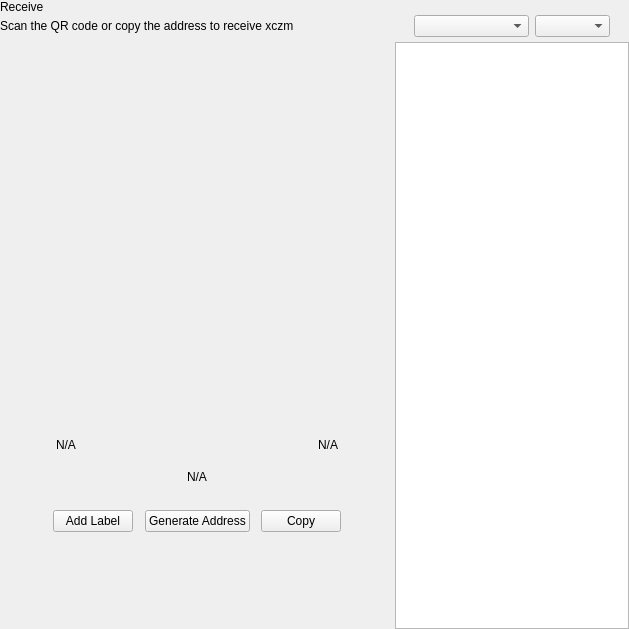
<?xml version="1.0" encoding="UTF-8"?>
<ui version="4.0">
 <class>ReceiveWidget</class>
 <widget class="QWidget" name="ReceiveWidget">
  <property name="geometry">
   <rect>
    <x>0</x>
    <y>0</y>
    <width>629</width>
    <height>629</height>
   </rect>
  </property>
  <property name="minimumSize">
   <size>
    <width>0</width>
    <height>0</height>
   </size>
  </property>
  <property name="windowTitle">
   <string>Form</string>
  </property>
  <layout class="QHBoxLayout" name="horizontalLayout_2" stretch="2,1">
   <property name="spacing">
    <number>0</number>
   </property>
   <property name="leftMargin">
    <number>0</number>
   </property>
   <property name="topMargin">
    <number>0</number>
   </property>
   <property name="rightMargin">
    <number>0</number>
   </property>
   <property name="bottomMargin">
    <number>0</number>
   </property>
   <item>
    <widget class="QWidget" name="left" native="true">
     <layout class="QVBoxLayout" name="verticalLayout_3">
      <property name="leftMargin">
       <number>0</number>
      </property>
      <property name="topMargin">
       <number>0</number>
      </property>
      <property name="rightMargin">
       <number>0</number>
      </property>
      <property name="bottomMargin">
       <number>0</number>
      </property>
      <item>
       <layout class="QVBoxLayout" name="verticalLayout_2">
        <property name="spacing">
         <number>0</number>
        </property>
        <property name="leftMargin">
         <number>0</number>
        </property>
        <item>
         <layout class="QHBoxLayout" name="horizontalLayout_3">
          <property name="spacing">
           <number>0</number>
          </property>
          <item>
           <layout class="QVBoxLayout" name="verticalLayout_4">
            <property name="spacing">
             <number>5</number>
            </property>
            <item>
             <widget class="QLabel" name="labelTitle">
              <property name="text">
               <string>Receive</string>
              </property>
             </widget>
            </item>
            <item alignment="Qt::AlignTop">
             <widget class="QLabel" name="labelSubtitle1">
              <property name="text">
               <string>Scan the QR code or copy the address to receive xczm</string>
              </property>
             </widget>
            </item>
           </layout>
          </item>
          <item>
           <spacer name="horizontalSpacer">
            <property name="orientation">
             <enum>Qt::Horizontal</enum>
            </property>
            <property name="sizeHint" stdset="0">
             <size>
              <width>40</width>
              <height>20</height>
             </size>
            </property>
           </spacer>
          </item>
         </layout>
        </item>
        <item>
         <spacer name="verticalSpacer_2">
          <property name="orientation">
           <enum>Qt::Vertical</enum>
          </property>
          <property name="sizeType">
           <enum>QSizePolicy::Expanding</enum>
          </property>
          <property name="sizeHint" stdset="0">
           <size>
            <width>20</width>
            <height>50</height>
           </size>
          </property>
         </spacer>
        </item>
        <item alignment="Qt::AlignHCenter">
         <widget class="QWidget" name="layoutQR" native="true">
          <property name="maximumSize">
           <size>
            <width>510</width>
            <height>16777215</height>
           </size>
          </property>
          <layout class="QVBoxLayout" name="verticalLayoutQr">
           <item>
            <spacer name="verticalSpacer11">
             <property name="orientation">
              <enum>Qt::Vertical</enum>
             </property>
             <property name="sizeType">
              <enum>QSizePolicy::Fixed</enum>
             </property>
             <property name="sizeHint" stdset="0">
              <size>
               <width>20</width>
               <height>20</height>
              </size>
             </property>
            </spacer>
           </item>
           <item alignment="Qt::AlignHCenter">
            <widget class="QLabel" name="labelQrImg">
             <property name="minimumSize">
              <size>
               <width>260</width>
               <height>260</height>
              </size>
             </property>
             <property name="maximumSize">
              <size>
               <width>260</width>
               <height>260</height>
              </size>
             </property>
             <property name="text">
              <string/>
             </property>
             <property name="alignment">
              <set>Qt::AlignCenter</set>
             </property>
            </widget>
           </item>
           <item>
            <spacer name="verticalSpacer_21">
             <property name="orientation">
              <enum>Qt::Vertical</enum>
             </property>
             <property name="sizeType">
              <enum>QSizePolicy::Fixed</enum>
             </property>
             <property name="sizeHint" stdset="0">
              <size>
               <width>20</width>
               <height>30</height>
              </size>
             </property>
            </spacer>
           </item>
           <item>
            <widget class="QWidget" name="widget" native="true">
             <property name="minimumSize">
              <size>
               <width>0</width>
               <height>0</height>
              </size>
             </property>
             <layout class="QHBoxLayout" name="horizontalLayout_5">
              <item>
               <widget class="QLabel" name="labelLabel">
                <property name="text">
                 <string notr="true">N/A</string>
                </property>
               </widget>
              </item>
              <item>
               <spacer name="horizontalSpacer_2">
                <property name="orientation">
                 <enum>Qt::Horizontal</enum>
                </property>
                <property name="sizeHint" stdset="0">
                 <size>
                  <width>141</width>
                  <height>20</height>
                 </size>
                </property>
               </spacer>
              </item>
              <item>
               <widget class="QLabel" name="labelDate">
                <property name="text">
                 <string notr="true">N/A</string>
                </property>
                <property name="alignment">
                 <set>Qt::AlignRight|Qt::AlignTrailing|Qt::AlignVCenter</set>
                </property>
               </widget>
              </item>
             </layout>
            </widget>
           </item>
           <item>
            <widget class="QLabel" name="labelAddress">
             <property name="sizePolicy">
              <sizepolicy hsizetype="Expanding" vsizetype="Preferred">
               <horstretch>0</horstretch>
               <verstretch>0</verstretch>
              </sizepolicy>
             </property>
             <property name="minimumSize">
              <size>
               <width>300</width>
               <height>0</height>
              </size>
             </property>
             <property name="text">
              <string notr="true">N/A</string>
             </property>
             <property name="alignment">
              <set>Qt::AlignCenter</set>
             </property>
            </widget>
           </item>
           <item>
            <spacer name="verticalSpacer_4">
             <property name="orientation">
              <enum>Qt::Vertical</enum>
             </property>
             <property name="sizeType">
              <enum>QSizePolicy::Fixed</enum>
             </property>
             <property name="sizeHint" stdset="0">
              <size>
               <width>20</width>
               <height>20</height>
              </size>
             </property>
            </spacer>
           </item>
           <item>
            <layout class="QHBoxLayout" name="horizontalLayout_4">
             <item alignment="Qt::AlignHCenter">
              <widget class="QPushButton" name="pushButtonLabel">
               <property name="focusPolicy">
                <enum>Qt::NoFocus</enum>
               </property>
               <property name="text">
                <string>Add Label</string>
               </property>
              </widget>
             </item>
             <item alignment="Qt::AlignHCenter">
              <widget class="QPushButton" name="pushButtonNewAddress">
               <property name="focusPolicy">
                <enum>Qt::NoFocus</enum>
               </property>
               <property name="text">
                <string>Generate Address</string>
               </property>
              </widget>
             </item>
             <item alignment="Qt::AlignHCenter">
              <widget class="QPushButton" name="pushButtonCopy">
               <property name="focusPolicy">
                <enum>Qt::NoFocus</enum>
               </property>
               <property name="text">
                <string>Copy</string>
               </property>
              </widget>
             </item>
            </layout>
           </item>
           <item>
            <spacer name="verticalSpacer_3">
             <property name="orientation">
              <enum>Qt::Vertical</enum>
             </property>
             <property name="sizeType">
              <enum>QSizePolicy::Expanding</enum>
             </property>
             <property name="sizeHint" stdset="0">
              <size>
               <width>20</width>
               <height>20</height>
              </size>
             </property>
            </spacer>
           </item>
          </layout>
         </widget>
        </item>
        <item>
         <spacer name="verticalSpacer">
          <property name="orientation">
           <enum>Qt::Vertical</enum>
          </property>
          <property name="sizeHint" stdset="0">
           <size>
            <width>20</width>
            <height>40</height>
           </size>
          </property>
         </spacer>
        </item>
       </layout>
      </item>
     </layout>
    </widget>
   </item>
   <item>
    <widget class="QWidget" name="right" native="true">
     <layout class="QVBoxLayout" name="verticalLayout_5">
      <property name="spacing">
       <number>0</number>
      </property>
      <property name="leftMargin">
       <number>1</number>
      </property>
      <property name="topMargin">
       <number>0</number>
      </property>
      <property name="rightMargin">
       <number>0</number>
      </property>
      <property name="bottomMargin">
       <number>0</number>
      </property>
      <item>
       <layout class="QVBoxLayout" name="container_right">
        <property name="spacing">
         <number>0</number>
        </property>
        <property name="leftMargin">
         <number>0</number>
        </property>
        <property name="rightMargin">
         <number>0</number>
        </property>
        <item>
         <layout class="QVBoxLayout" name="verticalLayout">
          <property name="spacing">
           <number>6</number>
          </property>
          <property name="leftMargin">
           <number>19</number>
          </property>
          <property name="rightMargin">
           <number>19</number>
          </property>
          <item>
           <widget class="OptionButton" name="btnRequest" native="true"/>
          </item>
          <item>
           <widget class="OptionButton" name="btnMyAddresses" native="true">
            <property name="sizePolicy">
             <sizepolicy hsizetype="Preferred" vsizetype="Minimum">
              <horstretch>0</horstretch>
              <verstretch>0</verstretch>
             </sizepolicy>
            </property>
           </widget>
          </item>
         </layout>
        </item>
        <item>
         <widget class="QWidget" name="sortWidget" native="true">
          <layout class="QHBoxLayout" name="horizontalLayout_6">
           <property name="leftMargin">
            <number>19</number>
           </property>
           <property name="rightMargin">
            <number>19</number>
           </property>
           <property name="bottomMargin">
            <number>5</number>
           </property>
           <item>
            <spacer name="horizontalSpacer_3">
             <property name="orientation">
              <enum>Qt::Horizontal</enum>
             </property>
             <property name="sizeHint" stdset="0">
              <size>
               <width>40</width>
               <height>20</height>
              </size>
             </property>
            </spacer>
           </item>
           <item>
            <widget class="QComboBox" name="comboBoxSort">
             <property name="sizePolicy">
              <sizepolicy hsizetype="Preferred" vsizetype="Fixed">
               <horstretch>0</horstretch>
               <verstretch>0</verstretch>
              </sizepolicy>
             </property>
             <property name="minimumSize">
              <size>
               <width>115</width>
               <height>0</height>
              </size>
             </property>
            </widget>
           </item>
           <item>
            <widget class="QComboBox" name="comboBoxSortOrder">
             <property name="sizePolicy">
              <sizepolicy hsizetype="Preferred" vsizetype="Fixed">
               <horstretch>0</horstretch>
               <verstretch>0</verstretch>
              </sizepolicy>
             </property>
             <property name="minimumSize">
              <size>
               <width>75</width>
               <height>0</height>
              </size>
             </property>
            </widget>
           </item>
          </layout>
         </widget>
        </item>
        <item>
         <widget class="QListView" name="listViewAddress"/>
        </item>
       </layout>
      </item>
     </layout>
    </widget>
   </item>
  </layout>
 </widget>
 <customwidgets>
  <customwidget>
   <class>OptionButton</class>
   <extends>QWidget</extends>
   <header>qt/pivx/optionbutton.h</header>
   <container>1</container>
  </customwidget>
 </customwidgets>
 <resources/>
 <connections/>
</ui>
